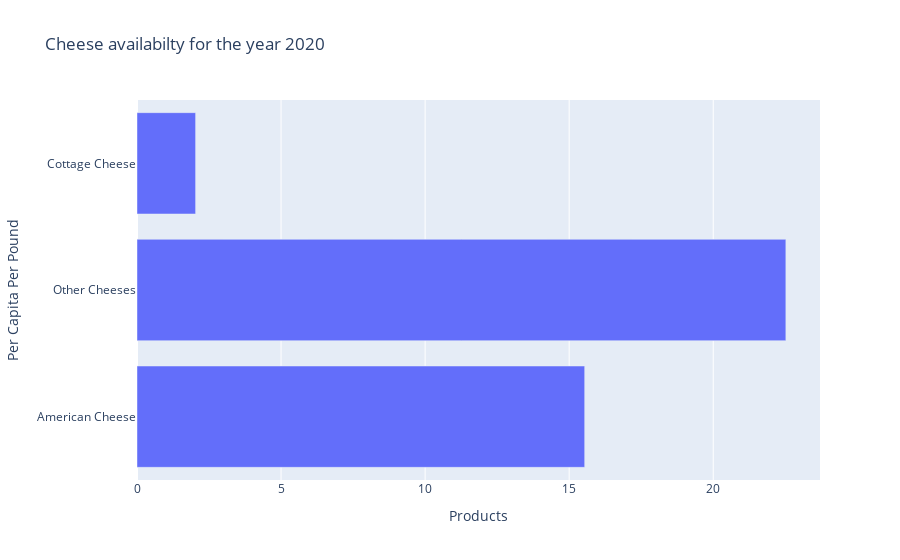

The notebook cell this image was saved under:
### Code cell
fig = go.Figure(go.Bar(
            y=list(df_to_plot_sub.columns),
            x=list(df_to_plot_sub.values.flatten()),            
            orientation='h'))
fig.update_layout(
    title="Cheese availabilty for the year %d"%2020,
    xaxis_title="Products",
    yaxis_title="Per Capita Per Pound",
    legend_title="Legend Title",
)
fig.show()

### Figure 1 — Plotly figure (JSON) as saved in the notebook; plotly's stock layout.template omitted (floating-point values rounded to 4 significant figures)
{"data": [{"orientation": "h", "type": "bar", "x": [15.54, 22.52, 2.034], "y": ["American Cheese", "Other Cheeses", "Cottage Cheese"]}], "layout": {"legend": {"title": {"text": "Legend Title"}}, "title": {"text": "Cheese availabilty for the year 2020"}, "xaxis": {"title": {"text": "Products"}}, "yaxis": {"title": {"text": "Per Capita Per Pound"}}}}
